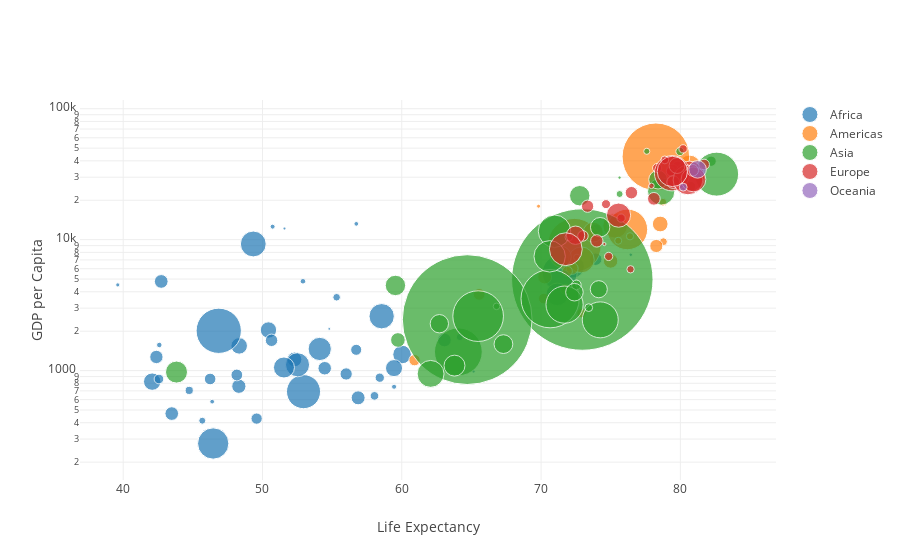

Notebook cell for this chart:
### Code cell
iplot({
       'data': [
        Scatter(x=df[continent+'_Life Expentancy [in years]'],
                y=df[continent+'_Gross Domestic Product per Capita [in USD of the year 2000]'],
                text=df[continent+'_text'],
                marker=Marker(size=df[continent+'_size'], sizemode='area', sizeref=131868,),
                mode='markers',
                name=continent) for continent in continents
        ],
        'layout': Layout(xaxis=XAxis(title='Life Expectancy'), yaxis=YAxis(title='GDP per Capita', type='log'))
        
    }, show_link=False)

### Figure 1 — Plotly figure (JSON) as saved in the notebook; plotly's stock layout.template omitted (floating-point values rounded to 4 significant figures)
{"data": [{"marker": {"size": [33333216, 12420476, 8078314, 1639131, 14326203, 8390505, 17696293, 4369038, 10238807, 710960, 64606759, 3800610, 18013409, 496374, 80264543, 551201, 4906585, 76511887, 1454867, 1688359, 22873338, 9947814, 1472041, 35610177, 2012649, 3193942, 6036914, 19167654, 13327079, 12031795, 3270065, 1250882, 33757175, 19951656, 2055080, 12894865, 135031164, 798094, 8860588, 199579, 12267493, 6144562, 9118773, 43997828, 42292929, 1133066, 38139640, 5701579, 10276158, 29170398, 11746035, 12311143], "sizemode": "area", "sizeref": 131868}, "mode": "markers", "name": "Africa", "text": ["Country: Algeria    <br>Life Expectancy: 72.301 years    <br>GDP per capita: 6223.367465 $    <br>Population: 33.333216 million", "Country: Angola    <br>Life Expectancy: 42.731 years    <br>GDP per capita: 4797.231267 $    <br>Population: 12.420476 million", "Country: Benin    <br>Life Expectancy: 56.728 years    <br>GDP per capita: 1441.284873 $    <br>Population: 8.078314 million", "Country: Botswana    <br>Life Expectancy: 50.728 years    <br>GDP per capita: 12569.85177 $    <br>Population: 1.639131 million", "Country: Burkina Faso    <br>Life Expectancy: 52.295 years    <br>GDP per capita: 1217.032994 $    <br>Population: 14.326203 million", "Country: Burundi    <br>Life Expectancy: 49.58 years    <br>GDP per capita: 430.0706916 $    <br>Population: 8.390505 million", "Country: Cameroon    <br>Life Expectancy: 50.43 years    <br>GDP per capita: 2042.09524 $    <br>Population: 17.696293 million", "Country: Central African Republic    <br>Life Expectancy: 44.741 years    <br>GDP per capita: 706.016537 $    <br>Population: 4.369038 million", "Country: Chad    <br>Life Expectancy: 50.651 years    <br>GDP per capita: 1704.063724 $    <br>Population: 10.238807 million", "Country: Comoros    <br>Life Expectancy: 65.152 years    <br>GDP per capita: 986.1478792 $    <br>Population: 0.71096 million", "Country: Congo, Dem. Rep.    <br>Life Expectancy: 46.462 years    <br>GDP per capita: 277.5518587 $    <br>Population: 64.606759 million", "Country: Congo, Rep.    <br>Life Expectancy: 55.322 years    <br>GDP per capita: 3632.557798 $    <br>Population: 3.80061 million", "Country: Cote d'Ivoire    <br>Life Expectancy: 48.328 years    <br>GDP per capita: 1544.750112 $    <br>Population: 18.013409 million", "Country: Djibouti    <br>Life Expectancy: 54.791 years    <br>GDP per capita: 2082.481567 $    <br>Population: 0.496374 million", "Country: Egypt    <br>Life Expectancy: 71.338 years    <br>GDP per capita: 5581.180998 $    <br>Population: 80.264543 million", "Country: Equatorial Guinea    <br>Life Expectancy: 51.579 years    <br>GDP per capita: 12154.08975 $    <br>Population: 0.551201 million", "Country: Eritrea    <br>Life Expectancy: 58.04 years    <br>GDP per capita: 641.3695236 $    <br>Population: 4.906585 million", "Country: Ethiopia    <br>Life Expectancy: 52.947 years    <br>GDP per capita: 690.8055759 $    <br>Population: 76.511887 million", "Country: Gabon    <br>Life Expectancy: 56.735 years    <br>GDP per capita: 13206.48452 $    <br>Population: 1.454867 million", "Country: Gambia    <br>Life Expectancy: 59.448 years    <br>GDP per capita: 752.7497265 $    <br>Population: 1.688359 million", "Country: Ghana    <br>Life Expectancy: 60.022 years    <br>GDP per capita: 1327.60891 $    <br>Population: 22.873338 million", "Country: Guinea    <br>Life Expectancy: 56.007 years    <br>GDP per capita: 942.6542111 $    <br>Population: 9.947814 million", "Country: Guinea-Bissau    <br>Life Expectancy: 46.388 years    <br>GDP per capita: 579.231743 $    <br>Population: 1.472041 million", "Country: Kenya    <br>Life Expectancy: 54.11 years    <br>GDP per capita: 1463.249282 $    <br>Population: 35.610177 million", "Country: Lesotho    <br>Life Expectancy: 42.592 years    <br>GDP per capita: 1569.331442 $    <br>Population: 2.012649 million", "Country: Liberia    <br>Life Expectancy: 45.678 years    <br>GDP per capita: 414.5073415 $    <br>Population: 3.193942 million", "Country: Libya    <br>Life Expectancy: 73.952 years    <br>GDP per capita: 12057.49928 $    <br>Population: 6.036914 million", "Country: Madagascar    <br>Life Expectancy: 59.443 years    <br>GDP per capita: 1044.770126 $    <br>Population: 19.167654 million", "Country: Malawi    <br>Life Expectancy: 48.303 years    <br>GDP per capita: 759.3499101 $    <br>Population: 13.327079 million", "Country: Mali    <br>Life Expectancy: 54.467 years    <br>GDP per capita: 1042.581557 $    <br>Population: 12.031795 million", "Country: Mauritania    <br>Life Expectancy: 64.164 years    <br>GDP per capita: 1803.151496 $    <br>Population: 3.270065 million", "Country: Mauritius    <br>Life Expectancy: 72.801 years    <br>GDP per capita: 10956.99112 $    <br>Population: 1.250882 million", "Country: Morocco    <br>Life Expectancy: 71.164 years    <br>GDP per capita: 3820.17523 $    <br>Population: 33.757175 million", "Country: Mozambique    <br>Life Expectancy: 42.082 years    <br>GDP per capita: 823.6856205 $    <br>Population: 19.951656 million", "Country: Namibia    <br>Life Expectancy: 52.906 years    <br>GDP per capita: 4811.060429 $    <br>Population: 2.05508 million", "Country: Niger    <br>Life Expectancy: 56.867 years    <br>GDP per capita: 619.6768924 $    <br>Population: 12.894865 million", "Country: Nigeria    <br>Life Expectancy: 46.859 years    <br>GDP per capita: 2013.977305 $    <br>Population: 135.031164 million", "Country: Reunion    <br>Life Expectancy: 76.442 years    <br>GDP per capita: 7670.122558 $    <br>Population: 0.798094 million", "Country: Rwanda    <br>Life Expectancy: 46.242 years    <br>GDP per capita: 863.0884639 $    <br>Population: 8.860588 million", "Country: Sao Tome and Principe    <br>Life Expectancy: 65.528 years    <br>GDP per capita: 1598.435089 $    <br>Population: 0.199579 million", "Country: Senegal    <br>Life Expectancy: 63.062 years    <br>GDP per capita: 1712.472136 $    <br>Population: 12.267493 million", "Country: Sierra Leone    <br>Life Expectancy: 42.568 years    <br>GDP per capita: 862.5407561 $    <br>Population: 6.144562 million", "Country: Somalia    <br>Life Expectancy: 48.159 years    <br>GDP per capita: 926.1410683 $    <br>Population: 9.118773 million", "Country: South Africa    <br>Life Expectancy: 49.339 years    <br>GDP per capita: 9269.657808 $    <br>Population: 43.997828 million", "Country: Sudan    <br>Life Expectancy: 58.556 years    <br>GDP per capita: 2602.394995 $    <br>Population: 42.292929 million", "Country: Swaziland    <br>Life Expectancy: 39.613 years    <br>GDP per capita: 4513.480643 $    <br>Population: 1.133066 million", "Country: Tanzania    <br>Life Expectancy: 52.517 years    <br>GDP per capita: 1107.482182 $    <br>Population: 38.13964 million", "Country: Togo    <br>Life Expectancy: 58.42 years    <br>GDP per capita: 882.9699438 $    <br>Population: 5.701579 million", "Country: Tunisia    <br>Life Expectancy: 73.923 years    <br>GDP per capita: 7092.923025 $    <br>Population: 10.276158 million", "Country: Uganda    <br>Life Expectancy: 51.542 years    <br>GDP per capita: 1056.380121 $    <br>Population: 29.170398 million", "Country: Zambia    <br>Life Expectancy: 42.384 years    <br>GDP per capita: 1271.211593 $    <br>Population: 11.746035 million", "Country: Zimbabwe    <br>Life Expectancy: 43.487 years    <br>GDP per capita: 469.7092981 $    <br>Population: 12.311143 million"], "type": "scatter", "uid": "30ea15be-c2b9-11e8-8a2e-a45e60b97847", "x": [72.3, 42.73, 56.73, 50.73, 52.3, 49.58, 50.43, 44.74, 50.65, 65.15, 46.46, 55.32, 48.33, 54.79, 71.34, 51.58, 58.04, 52.95, 56.73, 59.45, 60.02, 56.01, 46.39, 54.11, 42.59, 45.68, 73.95, 59.44, 48.3, 54.47, 64.16, 72.8, 71.16, 42.08, 52.91, 56.87, 46.86, 76.44, 46.24, 65.53, 63.06, 42.57, 48.16, 49.34, 58.56, 39.61, 52.52, 58.42, 73.92, 51.54, 42.38, 43.49], "y": [6223.0, 4797.0, 1441.0, 12570.0, 1217.0, 430.1, 2042.0, 706.0, 1704.0, 986.1, 277.6, 3633.0, 1545.0, 2082.0, 5581.0, 12150.0, 641.4, 690.8, 13210.0, 752.7, 1328.0, 942.7, 579.2, 1463.0, 1569.0, 414.5, 12060.0, 1045.0, 759.3, 1043.0, 1803.0, 10960.0, 3820.0, 823.7, 4811.0, 619.7, 2014.0, 7670.0, 863.1, 1598.0, 1712.0, 862.5, 926.1, 9270.0, 2602.0, 4513.0, 1107.0, 883.0, 7093.0, 1056.0, 1271.0, 469.7]}, {"marker": {"size": [40301927, 9119152, 190010647, 33390141, 16284741, 44227550, 4133884, 11416987, 9319622, 13755680, 6939688, 12572928, 8502814, 7483763, 2780132, 108700891, 5675356, 3242173, 6667147, 28674757, 3942491, 1056608, 301139947, 3447496, 26084662, 0, 0, 0, 0, 0, 0, 0, 0, 0, 0, 0, 0, 0, 0, 0, 0, 0, 0, 0, 0, 0, 0, 0, 0, 0, 0, 0], "sizemode": "area", "sizeref": 131868}, "mode": "markers", "name": "Americas", "text": ["Country: Argentina    <br>Life Expectancy: 75.32 years    <br>GDP per capita: 12779.37964 $    <br>Population: 40.301927 million", "Country: Bolivia    <br>Life Expectancy: 65.554 years    <br>GDP per capita: 3822.137084 $    <br>Population: 9.119152 million", "Country: Brazil    <br>Life Expectancy: 72.39 years    <br>GDP per capita: 9065.800825 $    <br>Population: 190.010647 million", "Country: Canada    <br>Life Expectancy: 80.653 years    <br>GDP per capita: 36319.23501 $    <br>Population: 33.390141 million", "Country: Chile    <br>Life Expectancy: 78.553 years    <br>GDP per capita: 13171.63885 $    <br>Population: 16.284741 million", "Country: Colombia    <br>Life Expectancy: 72.889 years    <br>GDP per capita: 7006.580419 $    <br>Population: 44.22755 million", "Country: Costa Rica    <br>Life Expectancy: 78.782 years    <br>GDP per capita: 9645.06142 $    <br>Population: 4.133884 million", "Country: Cuba    <br>Life Expectancy: 78.273 years    <br>GDP per capita: 8948.102923 $    <br>Population: 11.416987 million", "Country: Dominican Republic    <br>Life Expectancy: 72.235 years    <br>GDP per capita: 6025.374752 $    <br>Population: 9.319622 million", "Country: Ecuador    <br>Life Expectancy: 74.994 years    <br>GDP per capita: 6873.262326 $    <br>Population: 13.75568 million", "Country: El Salvador    <br>Life Expectancy: 71.878 years    <br>GDP per capita: 5728.353514 $    <br>Population: 6.939688 million", "Country: Guatemala    <br>Life Expectancy: 70.259 years    <br>GDP per capita: 5186.050003 $    <br>Population: 12.572928 million", "Country: Haiti    <br>Life Expectancy: 60.916 years    <br>GDP per capita: 1201.637154 $    <br>Population: 8.502814 million", "Country: Honduras    <br>Life Expectancy: 70.198 years    <br>GDP per capita: 3548.330846 $    <br>Population: 7.483763 million", "Country: Jamaica    <br>Life Expectancy: 72.567 years    <br>GDP per capita: 7320.880262 $    <br>Population: 2.780132 million", "Country: Mexico    <br>Life Expectancy: 76.195 years    <br>GDP per capita: 11977.57496 $    <br>Population: 108.700891 million", "Country: Nicaragua    <br>Life Expectancy: 72.899 years    <br>GDP per capita: 2749.320965 $    <br>Population: 5.675356 million", "Country: Panama    <br>Life Expectancy: 75.537 years    <br>GDP per capita: 9809.185636 $    <br>Population: 3.242173 million", "Country: Paraguay    <br>Life Expectancy: 71.752 years    <br>GDP per capita: 4172.838464 $    <br>Population: 6.667147 million", "Country: Peru    <br>Life Expectancy: 71.421 years    <br>GDP per capita: 7408.905561 $    <br>Population: 28.674757 million", "Country: Puerto Rico    <br>Life Expectancy: 78.746 years    <br>GDP per capita: 19328.70901 $    <br>Population: 3.942491 million", "Country: Trinidad and Tobago    <br>Life Expectancy: 69.819 years    <br>GDP per capita: 18008.50924 $    <br>Population: 1.056608 million", "Country: United States    <br>Life Expectancy: 78.242 years    <br>GDP per capita: 42951.65309 $    <br>Population: 301.139947 million", "Country: Uruguay    <br>Life Expectancy: 76.384 years    <br>GDP per capita: 10611.46299 $    <br>Population: 3.447496 million", "Country: Venezuela    <br>Life Expectancy: 73.747 years    <br>GDP per capita: 11415.80569 $    <br>Population: 26.084662 million", "nan", "nan", "nan", "nan", "nan", "nan", "nan", "nan", "nan", "nan", "nan", "nan", "nan", "nan", "nan", "nan", "nan", "nan", "nan", "nan", "nan", "nan", "nan", "nan", "nan", "nan", "nan"], "type": "scatter", "uid": "30ea174e-c2b9-11e8-8a2e-a45e60b97847", "x": [75.32, 65.55, 72.39, 80.65, 78.55, 72.89, 78.78, 78.27, 72.23, 74.99, 71.88, 70.26, 60.92, 70.2, 72.57, 76.19, 72.9, 75.54, 71.75, 71.42, 78.75, 69.82, 78.24, 76.38, 73.75, null, null, null, null, null, null, null, null, null, null, null, null, null, null, null, null, null, null, null, null, null, null, null, null, null, null, null], "y": [12780.0, 3822.0, 9066.0, 36320.0, 13170.0, 7007.0, 9645.0, 8948.0, 6025.0, 6873.0, 5728.0, 5186.0, 1202.0, 3548.0, 7321.0, 11980.0, 2749.0, 9809.0, 4173.0, 7409.0, 19330.0, 18010.0, 42950.0, 10610.0, 11420.0, null, null, null, null, null, null, null, null, null, null, null, null, null, null, null, null, null, null, null, null, null, null, null, null, null, null, null]}, {"marker": {"size": [31889923, 708573, 150448339, 14131858, 1318683096, 6980412, 1110396331, 223547000, 69453570, 27499638, 6426679, 127467972, 6053193, 23301725, 49044790, 2505559, 3921278, 24821286, 2874127, 47761980, 28901790, 3204897, 169270617, 91077287, 27601038, 4553009, 20378239, 19314747, 23174294, 65068149, 85262356, 4018332, 22211743, 0, 0, 0, 0, 0, 0, 0, 0, 0, 0, 0, 0, 0, 0, 0, 0, 0, 0, 0], "sizemode": "area", "sizeref": 131868}, "mode": "markers", "name": "Asia", "text": ["Country: Afghanistan    <br>Life Expectancy: 43.828 years    <br>GDP per capita: 974.5803384 $    <br>Population: 31.889923 million", "Country: Bahrain    <br>Life Expectancy: 75.635 years    <br>GDP per capita: 29796.04834 $    <br>Population: 0.708573 million", "Country: Bangladesh    <br>Life Expectancy: 64.062 years    <br>GDP per capita: 1391.253792 $    <br>Population: 150.448339 million", "Country: Cambodia    <br>Life Expectancy: 59.723 years    <br>GDP per capita: 1713.778686 $    <br>Population: 14.131858 million", "Country: China    <br>Life Expectancy: 72.961 years    <br>GDP per capita: 4959.114854 $    <br>Population: 1318.683096 million", "Country: Hong Kong, China    <br>Life Expectancy: 82.208 years    <br>GDP per capita: 39724.97867 $    <br>Population: 6.980412 million", "Country: India    <br>Life Expectancy: 64.698 years    <br>GDP per capita: 2452.210407 $    <br>Population: 1110.396331 million", "Country: Indonesia    <br>Life Expectancy: 70.65 years    <br>GDP per capita: 3540.651564 $    <br>Population: 223.547 million", "Country: Iran    <br>Life Expectancy: 70.964 years    <br>GDP per capita: 11605.71449 $    <br>Population: 69.45357 million", "Country: Iraq    <br>Life Expectancy: 59.545 years    <br>GDP per capita: 4471.061906 $    <br>Population: 27.499638 million", "Country: Israel    <br>Life Expectancy: 80.745 years    <br>GDP per capita: 25523.2771 $    <br>Population: 6.426679 million", "Country: Japan    <br>Life Expectancy: 82.603 years    <br>GDP per capita: 31656.06806 $    <br>Population: 127.467972 million", "Country: Jordan    <br>Life Expectancy: 72.535 years    <br>GDP per capita: 4519.461171 $    <br>Population: 6.053193 million", "Country: Korea, Dem. Rep.    <br>Life Expectancy: 67.297 years    <br>GDP per capita: 1593.06548 $    <br>Population: 23.301725 million", "Country: Korea, Rep.    <br>Life Expectancy: 78.623 years    <br>GDP per capita: 23348.13973 $    <br>Population: 49.04479 million", "Country: Kuwait    <br>Life Expectancy: 77.588 years    <br>GDP per capita: 47306.98978 $    <br>Population: 2.505559 million", "Country: Lebanon    <br>Life Expectancy: 71.993 years    <br>GDP per capita: 10461.05868 $    <br>Population: 3.921278 million", "Country: Malaysia    <br>Life Expectancy: 74.241 years    <br>GDP per capita: 12451.6558 $    <br>Population: 24.821286 million", "Country: Mongolia    <br>Life Expectancy: 66.803 years    <br>GDP per capita: 3095.772271 $    <br>Population: 2.874127 million", "Country: Myanmar    <br>Life Expectancy: 62.069 years    <br>GDP per capita: 944.0 $    <br>Population: 47.76198 million", "Country: Nepal    <br>Life Expectancy: 63.785 years    <br>GDP per capita: 1091.359778 $    <br>Population: 28.90179 million", "Country: Oman    <br>Life Expectancy: 75.64 years    <br>GDP per capita: 22316.19287 $    <br>Population: 3.204897 million", "Country: Pakistan    <br>Life Expectancy: 65.483 years    <br>GDP per capita: 2605.94758 $    <br>Population: 169.270617 million", "Country: Philippines    <br>Life Expectancy: 71.688 years    <br>GDP per capita: 3190.481016 $    <br>Population: 91.077287 million", "Country: Saudi Arabia    <br>Life Expectancy: 72.777 years    <br>GDP per capita: 21654.83194 $    <br>Population: 27.601038 million", "Country: Singapore    <br>Life Expectancy: 79.972 years    <br>GDP per capita: 47143.17964 $    <br>Population: 4.553009 million", "Country: Sri Lanka    <br>Life Expectancy: 72.396 years    <br>GDP per capita: 3970.095407 $    <br>Population: 20.378239 million", "Country: Syria    <br>Life Expectancy: 74.143 years    <br>GDP per capita: 4184.548089 $    <br>Population: 19.314747 million", "Country: Taiwan    <br>Life Expectancy: 78.4 years    <br>GDP per capita: 28718.27684 $    <br>Population: 23.174294 million", "Country: Thailand    <br>Life Expectancy: 70.616 years    <br>GDP per capita: 7458.396327 $    <br>Population: 65.068149 million", "Country: Vietnam    <br>Life Expectancy: 74.249 years    <br>GDP per capita: 2441.576404 $    <br>Population: 85.262356 million", "Country: West Bank and Gaza    <br>Life Expectancy: 73.422 years    <br>GDP per capita: 3025.349798 $    <br>Population: 4.018332 million", "Country: Yemen, Rep.    <br>Life Expectancy: 62.698 years    <br>GDP per capita: 2280.769906 $    <br>Population: 22.211743 million", "nan", "nan", "nan", "nan", "nan", "nan", "nan", "nan", "nan", "nan", "nan", "nan", "nan", "nan", "nan", "nan", "nan", "nan", "nan"], "type": "scatter", "uid": "30ea182a-c2b9-11e8-8a2e-a45e60b97847", "x": [43.83, 75.64, 64.06, 59.72, 72.96, 82.21, 64.7, 70.65, 70.96, 59.55, 80.75, 82.6, 72.53, 67.3, 78.62, 77.59, 71.99, 74.24, 66.8, 62.07, 63.78, 75.64, 65.48, 71.69, 72.78, 79.97, 72.4, 74.14, 78.4, 70.62, 74.25, 73.42, 62.7, null, null, null, null, null, null, null, null, null, null, null, null, null, null, null, null, null, null, null], "y": [974.6, 29800.0, 1391.0, 1714.0, 4959.0, 39720.0, 2452.0, 3541.0, 11610.0, 4471.0, 25520.0, 31660.0, 4519.0, 1593.0, 23350.0, 47310.0, 10460.0, 12450.0, 3096.0, 944, 1091.0, 22320.0, 2606.0, 3190.0, 21650.0, 47140.0, 3970.0, 4185.0, 28720.0, 7458.0, 2442.0, 3025.0, 2281.0, null, null, null, null, null, null, null, null, null, null, null, null, null, null, null, null, null, null, null]}, {"marker": {"size": [3600523, 8199783, 10392226, 4552198, 7322858, 4493312, 10228744, 5468120, 5238460, 61083916, 82400996, 10706290, 9956108, 301931, 4109086, 58147733, 684736, 16570613, 4627926, 38518241, 10642836, 22276056, 10150265, 5447502, 2009245, 40448191, 9031088, 7554661, 71158647, 60776238, 0, 0, 0, 0, 0, 0, 0, 0, 0, 0, 0, 0, 0, 0, 0, 0, 0, 0, 0, 0, 0, 0], "sizemode": "area", "sizeref": 131868}, "mode": "markers", "name": "Europe", "text": ["Country: Albania    <br>Life Expectancy: 76.423 years    <br>GDP per capita: 5937.029526 $    <br>Population: 3.600523 million", "Country: Austria    <br>Life Expectancy: 79.829 years    <br>GDP per capita: 36126.4927 $    <br>Population: 8.199783 million", "Country: Belgium    <br>Life Expectancy: 79.441 years    <br>GDP per capita: 33692.60508 $    <br>Population: 10.392226 million", "Country: Bosnia and Herzegovina    <br>Life Expectancy: 74.852 years    <br>GDP per capita: 7446.298803 $    <br>Population: 4.552198 million", "Country: Bulgaria    <br>Life Expectancy: 73.005 years    <br>GDP per capita: 10680.79282 $    <br>Population: 7.322858 million", "Country: Croatia    <br>Life Expectancy: 75.748 years    <br>GDP per capita: 14619.22272 $    <br>Population: 4.493312 million", "Country: Czech Republic    <br>Life Expectancy: 76.486 years    <br>GDP per capita: 22833.30851 $    <br>Population: 10.228744 million", "Country: Denmark    <br>Life Expectancy: 78.332 years    <br>GDP per capita: 35278.41874 $    <br>Population: 5.46812 million", "Country: Finland    <br>Life Expectancy: 79.313 years    <br>GDP per capita: 33207.0844 $    <br>Population: 5.23846 million", "Country: France    <br>Life Expectancy: 80.657 years    <br>GDP per capita: 30470.0167 $    <br>Population: 61.083916 million", "Country: Germany    <br>Life Expectancy: 79.406 years    <br>GDP per capita: 32170.37442 $    <br>Population: 82.400996 million", "Country: Greece    <br>Life Expectancy: 79.483 years    <br>GDP per capita: 27538.41188 $    <br>Population: 10.70629 million", "Country: Hungary    <br>Life Expectancy: 73.338 years    <br>GDP per capita: 18008.94444 $    <br>Population: 9.956108 million", "Country: Iceland    <br>Life Expectancy: 81.757 years    <br>GDP per capita: 36180.78919 $    <br>Population: 0.301931 million", "Country: Ireland    <br>Life Expectancy: 78.885 years    <br>GDP per capita: 40675.99635 $    <br>Population: 4.109086 million", "Country: Italy    <br>Life Expectancy: 80.546 years    <br>GDP per capita: 28569.7197 $    <br>Population: 58.147733 million", "Country: Montenegro    <br>Life Expectancy: 74.543 years    <br>GDP per capita: 9253.896111 $    <br>Population: 0.684736 million", "Country: Netherlands    <br>Life Expectancy: 79.762 years    <br>GDP per capita: 36797.93332 $    <br>Population: 16.570613 million", "Country: Norway    <br>Life Expectancy: 80.196 years    <br>GDP per capita: 49357.19017 $    <br>Population: 4.627926 million", "Country: Poland    <br>Life Expectancy: 75.563 years    <br>GDP per capita: 15389.92468 $    <br>Population: 38.518241 million", "Country: Portugal    <br>Life Expectancy: 78.098 years    <br>GDP per capita: 20509.64777 $    <br>Population: 10.642836 million", "Country: Romania    <br>Life Expectancy: 72.476 years    <br>GDP per capita: 10808.47561 $    <br>Population: 22.276056 million", "Country: Serbia    <br>Life Expectancy: 74.002 years    <br>GDP per capita: 9786.534714 $    <br>Population: 10.150265 million", "Country: Slovak Republic    <br>Life Expectancy: 74.663 years    <br>GDP per capita: 18678.31435 $    <br>Population: 5.447502 million", "Country: Slovenia    <br>Life Expectancy: 77.926 years    <br>GDP per capita: 25768.25759 $    <br>Population: 2.009245 million", "Country: Spain    <br>Life Expectancy: 80.941 years    <br>GDP per capita: 28821.0637 $    <br>Population: 40.448191 million", "Country: Sweden    <br>Life Expectancy: 80.884 years    <br>GDP per capita: 33859.74835 $    <br>Population: 9.031088 million", "Country: Switzerland    <br>Life Expectancy: 81.701 years    <br>GDP per capita: 37506.41907 $    <br>Population: 7.554661 million", "Country: Turkey    <br>Life Expectancy: 71.777 years    <br>GDP per capita: 8458.276384 $    <br>Population: 71.158647 million", "Country: United Kingdom    <br>Life Expectancy: 79.425 years    <br>GDP per capita: 33203.26128 $    <br>Population: 60.776238 million", "nan", "nan", "nan", "nan", "nan", "nan", "nan", "nan", "nan", "nan", "nan", "nan", "nan", "nan", "nan", "nan", "nan", "nan", "nan", "nan", "nan", "nan"], "type": "scatter", "uid": "30ea18e8-c2b9-11e8-8a2e-a45e60b97847", "x": [76.42, 79.83, 79.44, 74.85, 73.0, 75.75, 76.49, 78.33, 79.31, 80.66, 79.41, 79.48, 73.34, 81.76, 78.89, 80.55, 74.54, 79.76, 80.2, 75.56, 78.1, 72.48, 74.0, 74.66, 77.93, 80.94, 80.88, 81.7, 71.78, 79.42, null, null, null, null, null, null, null, null, null, null, null, null, null, null, null, null, null, null, null, null, null, null], "y": [5937.0, 36130.0, 33690.0, 7446.0, 10680.0, 14620.0, 22830.0, 35280.0, 33210.0, 30470.0, 32170.0, 27540.0, 18010.0, 36180.0, 40680.0, 28570.0, 9254.0, 36800.0, 49360.0, 15390.0, 20510.0, 10810.0, 9787.0, 18680.0, 25770.0, 28820.0, 33860.0, 37510.0, 8458.0, 33200.0, null, null, null, null, null, null, null, null, null, null, null, null, null, null, null, null, null, null, null, null, null, null]}, {"marker": {"size": [20434176, 4115771, 0, 0, 0, 0, 0, 0, 0, 0, 0, 0, 0, 0, 0, 0, 0, 0, 0, 0, 0, 0, 0, 0, 0, 0, 0, 0, 0, 0, 0, 0, 0, 0, 0, 0, 0, 0, 0, 0, 0, 0, 0, 0, 0, 0, 0, 0, 0, 0, 0, 0], "sizemode": "area", "sizeref": 131868}, "mode": "markers", "name": "Oceania", "text": ["Country: Australia    <br>Life Expectancy: 81.235 years    <br>GDP per capita: 34435.36744 $    <br>Population: 20.434176 million", "Country: New Zealand    <br>Life Expectancy: 80.204 years    <br>GDP per capita: 25185.00911 $    <br>Population: 4.115771 million", "nan", "nan", "nan", "nan", "nan", "nan", "nan", "nan", "nan", "nan", "nan", "nan", "nan", "nan", "nan", "nan", "nan", "nan", "nan", "nan", "nan", "nan", "nan", "nan", "nan", "nan", "nan", "nan", "nan", "nan", "nan", "nan", "nan", "nan", "nan", "nan", "nan", "nan", "nan", "nan", "nan", "nan", "nan", "nan", "nan", "nan", "nan", "nan", "nan", "nan"], "type": "scatter", "uid": "30ea1988-c2b9-11e8-8a2e-a45e60b97847", "x": [81.23, 80.2, null, null, null, null, null, null, null, null, null, null, null, null, null, null, null, null, null, null, null, null, null, null, null, null, null, null, null, null, null, null, null, null, null, null, null, null, null, null, null, null, null, null, null, null, null, null, null, null, null, null], "y": [34440.0, 25190.0, null, null, null, null, null, null, null, null, null, null, null, null, null, null, null, null, null, null, null, null, null, null, null, null, null, null, null, null, null, null, null, null, null, null, null, null, null, null, null, null, null, null, null, null, null, null, null, null, null, null]}], "layout": {"xaxis": {"title": "Life Expectancy"}, "yaxis": {"title": "GDP per Capita", "type": "log"}}}
